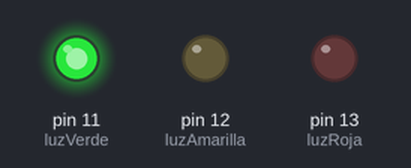
This sketch was run on a simulated Arduino Uno, built with avr-gcc and run on an emulated ATmega328P. Parts: output pins drawn as LEDs (lit = HIGH).

Above: at 2.5 s.
At 6.0 s:
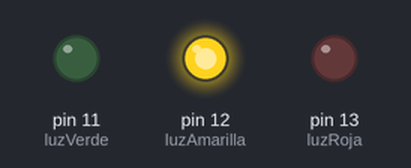
At 9.5 s:
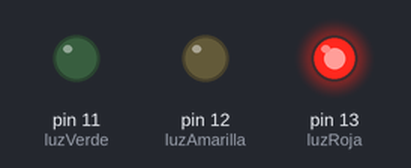
Timing chart, 0 to 15.6 s (numbered marks = the images above):
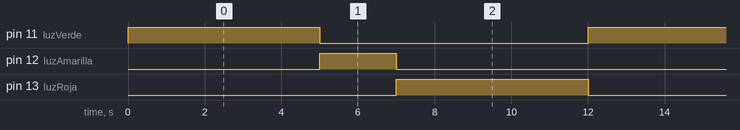

Measured:
- by itself, pin 11 (luzVerde), pin 13 (luzRoja): alternates HIGH for 5.0 s and LOW for 7.0 s
- by itself, pin 12 (luzAmarilla): alternates HIGH for 2.0 s and LOW for 10.0 s
- by itself, everything shown: repeats every 12.0 s, in 3 steps

The sketch:

codigo.ino
```cpp
// Definición de los pines según tu conexión
const int luzRoja = 13;
const int luzAmarilla = 12;
const int luzVerde = 11;

void setup() {
  // Configuramos los pines como salidas
  pinMode(luzRoja, OUTPUT);
  pinMode(luzAmarilla, OUTPUT);
  pinMode(luzVerde, OUTPUT);
}

void loop() {
  // 1. Luz Verde encendida (5 segundos)
  digitalWrite(luzVerde, HIGH);
  digitalWrite(luzAmarilla, LOW);
  digitalWrite(luzRoja, LOW);
  delay(5000);

  // 2. Luz Amarilla encendida (2 segundos)
  digitalWrite(luzVerde, LOW);
  digitalWrite(luzAmarilla, HIGH);
  digitalWrite(luzRoja, LOW);
  delay(2000);

  // 3. Luz Roja encendida (5 segundos)
  digitalWrite(luzVerde, LOW);
  digitalWrite(luzAmarilla, LOW);
  digitalWrite(luzRoja, HIGH);
  delay(5000);
}
```
